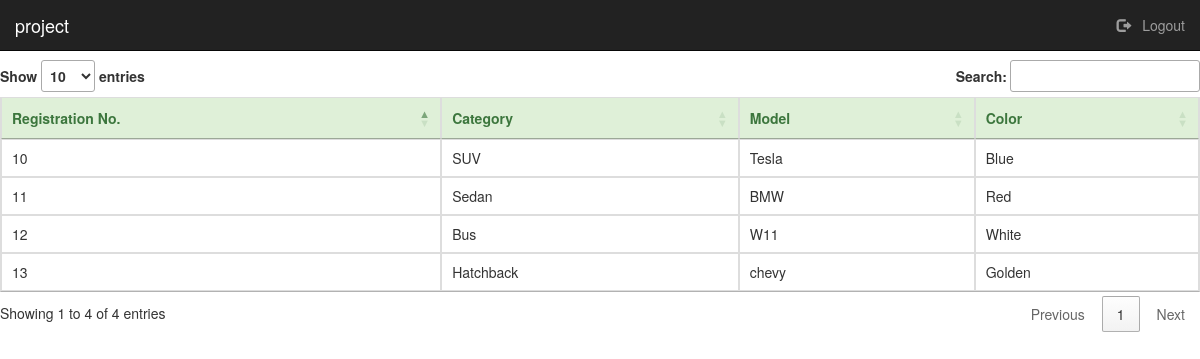
Screenshot of / (signed in) with the database file from the repository.
### users/models.py (models this page shows)
class Cars(models.Model):
    registration_no = models.CharField(max_length=100)
    category = models.ForeignKey(
        'Category',
        on_delete=models.CASCADE,
        null=True, blank=True
    )
    model = models.CharField(max_length=100)
    color = models.CharField(max_length=100)

class Category(models.Model):
    category_name = models.CharField(max_length=100)
    def __str__(self):
        return self.category_name

### users/views.py (the view)
# urls.py: path('', views.index, name='index'),
def index(request):
    context = {}
    context['cars'] = Cars.objects.all()
    return render(request, "users/index.html", context)

### users/templates/users/index.html (shortened to what this page needs)
{% load static %}
{% load crispy_forms_tags %}
<!DOCTYPE html>
<html lang="en">
<head>
  <link rel="stylesheet" href="https://maxcdn.bootstrapcdn.com/bootstrap/3.3.7/css/bootstrap.min.css" />
<link rel="stylesheet" href="https://cdn.datatables.net/1.12.1/css/jquery.dataTables.min.css"/>
<link rel="stylesheet" href="https://cdn.datatables.net/1.12.1/js/jquery.dataTables.min.js"/>
  <link rel="stylesheet" href="https://cdnjs.cloudflare.com/ajax/libs/font-awesome/4.7.0/css/font-awesome.min.css">
  <link rel="stylesheet" type="text/css" href="{% static "users/index.css" %}" />
</head>
<body class="container-fluid">
  <header class="row">
    <nav class="navbar navbar-inverse navbar-fixed-top">
      <div class="container-fluid">
        <div class="navbar-header">
          <a class="navbar-brand" class="styleheader" href="{% url 'users:index' %}">project</a>
        </div>
        <div class="collapse navbar-collapse" id="mainNavBar">
          <ul class="nav navbar-nav navbar-right">
            {% if user.is_authenticated %}
            <li><a href="{% url "users:logout" %}"><span class="glyphicon glyphicon-log-out"></span> &nbsp; Logout</a></li>
            {% else %}
            <li><a href="{% url "users:register" %}"><span class="glyphicon glyphicon-user"></span> &nbsp; Sign up</a></li>
            <li><a href="{% url "users:login" %}"><span class="glyphicon glyphicon-log-in"></span> &nbsp; Log in</a></li>
            {% endif %}
          </ul>
        </div>
      </div>
    </nav>
  </header>
  <br/>
  <br>
  <br>
  <div class="row">
    {% block start %}
    {% if user.is_authenticated %}
            <table id = "table" class = "table table-bordered">
        <thead class = "alert-success">
            <tr>
                <th>Registration No.</th>
                <th>Category</th>
                <th>Model</th>
                <th>Color</th>
            </tr>
        </thead>
        <tbody>
            {% for i in cars %}
            <tr>
                <td>{{ i.registration_no }}</td>
                <td>{{ i.category }}</td>
                <td>{{ i.model }}</td>
                <td>{{ i.color }}</td>
            </tr>
           {% endfor %}
        </tbody>
    </table>
    {% else %}
    <div style="text-align: center;"><h1>log in, plz . . .</h1></div>
    {% endif %}
    {% endblock %}
  </div>
</body>
</html>

### static/users/index.css (style rules this page uses)
* { padding: 0; margin: 0; box-sizing: border-box; }

### rows the page displays
Cars: registration_no "12", category "Bus", model "W11", color "White"
Cars: registration_no "11", category "Sedan", model "BMW", color "Red"
Cars: registration_no "10", category "SUV", model "Tesla", color "Blue"
Cars: registration_no "13", category "Hatchback", model "chevy", color "Golden"
